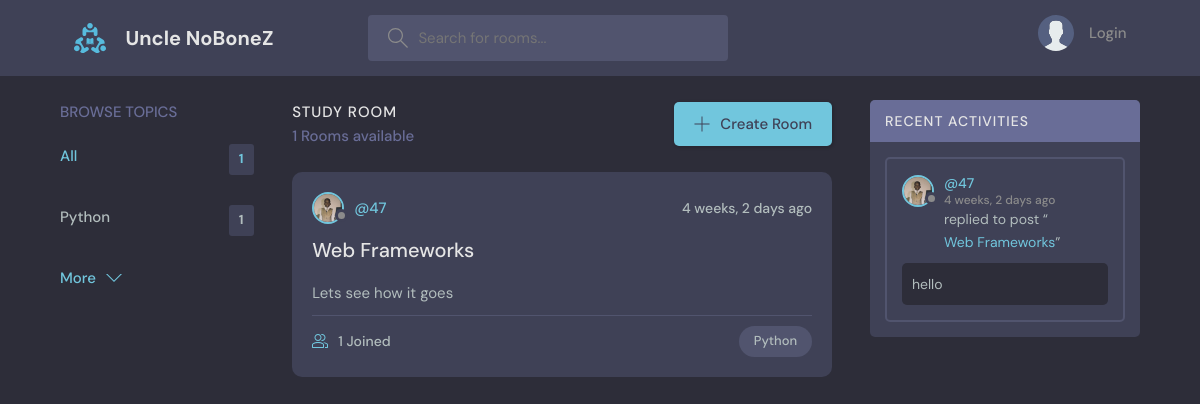
The page / on the database its author committed.
### base/models.py (models this page shows, shortened)
class Topic(models.Model):
    name = models.CharField(max_length=200)
    def __str__(self) -> str:
        return self.name

class Room(models.Model):
    host = models.ForeignKey(User, on_delete=models.SET_NULL, null=True, blank=True)
    topic = models.ForeignKey(Topic, on_delete=models.SET_NULL, null=True, blank=True)
    name = models.CharField(max_length=200)
    description = models.TextField(null=True)
    participants = models.ManyToManyField(User, related_name="participants", blank=True)
    updated = models.DateTimeField(auto_now=True)
    created = models.DateTimeField(auto_now_add=True)
    class Meta:
        ordering = ["-updated", "-created"]

class User(AbstractUser):
    first_name = models.CharField(max_length=50, null=True)
    last_name = models.CharField(max_length=50, null=True)
    email = models.EmailField(null=True, unique=True)
    bio = models.TextField(null=True)
    avatar = models.ImageField(null=True, default="profile_picture/avatar.svg", upload_to="profile_picture")
    USERNAME_FIELD  = "email"
    REQUIRED_FIELDS = ["first_name","last_name"]

class Message(models.Model):
    user = models.ForeignKey(User, on_delete=models.CASCADE)
    room = models.ForeignKey(Room,on_delete=models.CASCADE)
    body = models.TextField()
    message_created = models.DateTimeField(auto_now_add=True)
    message_updated = models.DateTimeField(auto_now=True)
    def __str__(self):
        return self.body[0:50]
    class Meta:
        ordering = ["-message_updated", "-message_created"]

### base/views.py (the view)
# urls.py: path("", views.home, name="home"),
def home(request):
    q = request.GET.get("q") if request.GET.get("q") != None else " "
    rooms = Room.objects.filter(Q(topic__name__icontains=q) | Q(name__icontains=q) | Q(description__icontains=q))
    topics = Topic.objects.all()[0:5]
    room_count = rooms.count()
    room_messages = Message.objects.filter(Q(room__name__icontains=q)| Q(room__topic__name__icontains=q)).order_by("-message_created")
    return render(request, "base/home.html", {"rooms":rooms, "topics": topics, "room_count" : room_count, "room_messages" : room_messages})

### base/templates/base/home.html (shortened to what this page needs)
{% extends 'main.html' %}
{% block content %}
    <main class="layout layout--3">
      <div class="container">
       {% include 'base/topics_component.html' %}
        <div class="roomList">
          <div class="roomList__header">
            <div>
              <h2>Study Room</h2>
              <p>{{rooms.count}} Rooms available</p>
            </div>
            <a class="btn btn--main" href="{% url 'base:create-room' %}">
              <svg version="1.1" xmlns="http://www.w3.org/2000/svg" width="32" height="32" viewBox="0 0 32 32">
                <title>add</title>
                <path
                  d="M16.943 0.943h-1.885v14.115h-14.115v1.885h14.115v14.115h1.885v-14.115h14.115v-1.885h-14.115v-14.115z"
                ></path>
              </svg>
              Create Room
            </a>
          </div>
          {% include "base/feed_component.html" %}
        </div>
       {% include 'base/activity_component.html' %}
      </div>
    </main>
    {% endblock %}

### base/templates/base/topics_component.html
<div>
    <div class="topics">
        <div class="topics__header">
          <h2>Browse Topics</h2>
        </div>
        <ul class="topics__list">
          <li>
            <a href="{% url 'base:home' %}" class="active">All <span>{{topics.count}}</span></a>
          </li>
          {% for topic in topics %}
          <li>
            <a href="{% url 'base:home' %}?q={{topic.name}}">{{topic.name}}<span>{{topic.room_set.all.count}}</span></a>
          </li>
          {% empty %}
          <p>No Topics Available</p>
          {% endfor %}
        </ul>
        <a class="btn btn--link" href="{% url 'base:topics' %}">
          More
          <svg version="1.1" xmlns="http://www.w3.org/2000/svg" width="32" height="32" viewBox="0 0 32 32">
            <title>chevron-down</title>
            <path d="M16 21l-13-13h-3l16 16 16-16h-3l-13 13z"></path>
          </svg>
        </a>
      </div>
</div>

### base/templates/base/feed_component.html (shortened to what this page needs)
{% for room in rooms %}
<div class="roomListRoom">
    <div class="roomListRoom__header">
      <a href="{% url 'base:profile' room.host.id %}" class="roomListRoom__author">
        <div class="avatar avatar--small">
          <img src="{{room.host.avatar.url}}" />
        </div>
        <span>@{{room.host.username}}</span>
      </a>
      <div class="roomListRoom__actions">
        <span>{{room.created | timesince}} ago</span>
      </div>
    </div>
    <div class="roomListRoom__content">
      <a href="{% url 'base:room' room.id %}">{{room.name}}</a>
      <p>
        {{room.description}}
      </p>
    </div>
    <div class="roomListRoom__meta">
      <a href="{% url 'base:room' room.id %}" class="roomListRoom__joined">
        {{room.participants.all.count}} Joined
      </a>
      <p class="roomListRoom__topic"> {{room.topic}}</p>
    </div>
  </div>
  {%endfor%}

### base/templates/base/activity_component.html (shortened to what this page needs)
<div class="activities">
    <div class="activities__header">
      <h2>Recent Activities</h2>
    </div>
    {% for message in room_messages %}
      <div class="activities__box">
        <div class="activities__boxHeader roomListRoom__header">
          <a href="{% url 'base:profile' message.user.id %}" class="roomListRoom__author">
            <div class="avatar avatar--small">
              <img src="{{message.user.avatar.url}}" />
            </div>
            <p>
              @{{message.user.username}}
              <span>{{message.message_updated | timesince}} ago</span>
            </p>
          </a>
        </div>
        <div class="activities__boxContent">
          <p>replied to post “<a href="{% url 'base:room' message.room.id %}">{{message.room.name}}</a>”</p>
          <div class="activities__boxRoomContent">
            {{message}}
          </div>
        </div>
      </div>
    {% endfor %}
 </div>

### rows shown on the page
Topic: name "Python", room_set.all.count "1"
Room: host.avatar (picture), host.username "47", created "4 weeks, 2 days", name "Web Frameworks", description "Lets see how it goes", participants.all.count "1", topic "Python"
Message: user.avatar (picture), user.username "47", message_updated "4 weeks, 2 days", room.name "Web Frameworks", body "hello"

### other values the page prints
{{ topics.count }} "1"
{{ rooms.count }} "1"
